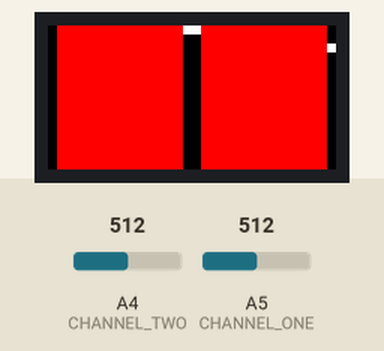
This sketch was run on a simulated Arduino Uno, built with avr-gcc and run on an emulated ATmega328P. Shown: 32×16 colour display. The test bench sets the inputs (shaded band); at power-on: A4 (CHANNEL_TWO) = 512, A5 (CHANNEL_ONE) = 512.

Above: at 1.2 s.
1.3 s: A4 (CHANNEL_TWO) set to 716
At 1.8 s:
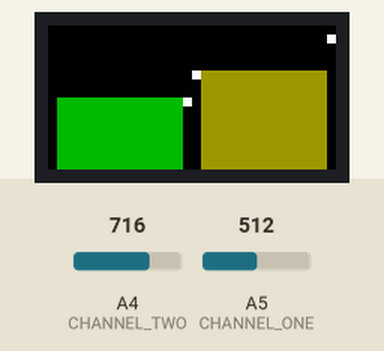
2.9 s: A5 (CHANNEL_ONE) set to 716
At 4.1 s:
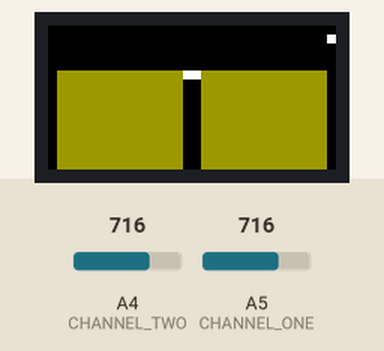
4.4 s: A4 (CHANNEL_TWO) set to 900
At 5.1 s:
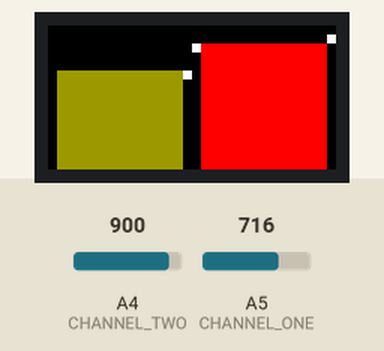
5.9 s: A5 (CHANNEL_ONE) set to 900
At 6.7 s:
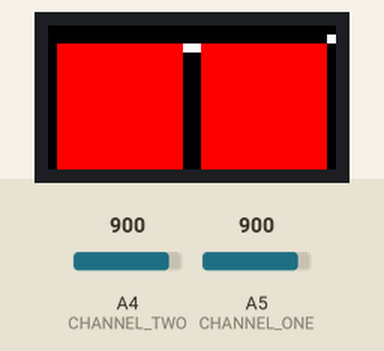
7.4 s: A4 (CHANNEL_TWO) set to 1023
At 8.6 s:
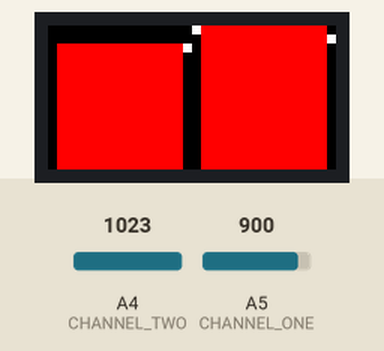
8.9 s: A5 (CHANNEL_ONE) set to 1023
At 9.6 s:
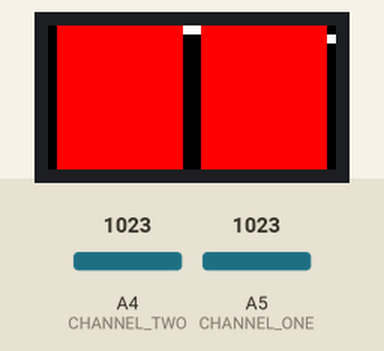
Timing chart, 0 to 11.4 s (numbered marks = the images above; inputs shaded):
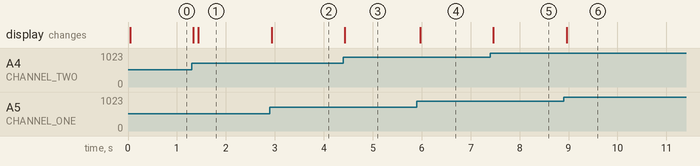

Measured:
- after the input at 1.3 s, the display: first changes at once (image 1 shows a later state)
- after the input at 2.9 s, the display: changes at once (image 2)
- after the input at 4.4 s, the display: changes at once (image 3)
- after the input at 5.9 s, the display: changes after 0.07 s (image 4)
- after the input at 7.4 s, the display: changes after 0.07 s (image 5)
- after the input at 8.9 s, the display: changes after 0.06 s (image 6)

The sketch:

spectrum_analyser.ino
```cpp
/*
 *  references:
 *
 *  spectrum shield
 *  https://learn.sparkfun.com/tutorials/spectrum-shield-hookup-guide
 *  https://www.szynalski.com/tone-generator/
 *
 *  16x32 led grid setup
 *  https://learn.adafruit.com/32x16-32x32-rgb-led-matrix/new-wiring
 *  https://learn.adafruit.com/32x16-32x32-rgb-led-matrix/connecting-with-jumper-wires
 *
 *  logic
 *  https://github.com/snskreationz/Real-Time-RGB-Matrix-Spectrum-Analyzer/blob/master/arduino_code_real_time_spectrum_analyzer.ino
 *  https://learn.adafruit.com/32x16-32x32-rgb-led-matrix/test-example-code
 *
 */

#include <Adafruit_GFX.h>   // Core graphics library
#include <RGBmatrixPanel.h> // Hardware-specific library
#include <SPI.h>

//Declare Spectrum Shield pin connections
#define STROBE 12 // 4 on the shield, moved on the arduino due to library conflict with RGBmatrixPanel
#define RESET 13 // 5 on the shield, moved on the arduino
#define CHANNEL_ONE  A5 // A1 moved
#define CHANNEL_TWO A4 // A0 moved

unsigned int freq_left[7];
unsigned int freq_right[7];
unsigned int amp_max;

#define RED_THRESHOLD 13
#define YELLOW_THRESHOLD 9
#define GREEN_THRESHOLD 5

// matrix connections
#define A   A0
#define B   A1
#define C   A2
#define CLK 8  // MUST be on PORTB!
#define LAT 10 // LAT == STROBE
#define OE  9
const bool double_buffering = false;
RGBmatrixPanel matrix(A, B, C, CLK, LAT, OE, double_buffering); // last argument is for double-buffering

// sensitivity
unsigned int sensitivity = 2; // this could come from a pot
const unsigned int MAX_SENSITIVITY = 12;
unsigned long previousMillis = 0;
const unsigned int interval = 1400;

void setup() {
  Serial.begin(9600);
  matrix.begin();

  //Set spectrum Shield pin configurations
  pinMode(STROBE, OUTPUT);
  pinMode(RESET, OUTPUT);
  pinMode(CHANNEL_ONE, INPUT);
  pinMode(CHANNEL_TWO, INPUT);
  digitalWrite(STROBE, HIGH);
  digitalWrite(RESET, HIGH);

  //Initialize Spectrum Analyzers
  digitalWrite(STROBE, LOW);
  delay(1);
  digitalWrite(RESET, HIGH);
  delay(1);
  digitalWrite(STROBE, HIGH);
  delay(1);
  digitalWrite(STROBE, LOW);
  delay(1);
  digitalWrite(RESET, LOW);
}

/*************Pull frquencies from Spectrum Shield****************/
void ReadFrequencies() {
  //Read frequencies for each band
  for (unsigned int freq_amp = 0; freq_amp < 7; freq_amp++)
  {
    digitalWrite(STROBE, LOW);                          // go to the next band
    delayMicroseconds(50);                              // gather some data
    freq_left[freq_amp] = analogRead(CHANNEL_ONE);
    freq_right[freq_amp] = analogRead(CHANNEL_TWO);
    digitalWrite(STROBE, HIGH);                         // reset the strobe pin

  }
}

void SerialOutput() {
  Serial.print("Left:   ");
  for (int i = 0; i < 7; i++)
  {
    Serial.print(freq_left[i]);
    Serial.print("  ");
  }
  Serial.println();
  Serial.print("Right:   ");
  for (int i = 0; i < 7; i++)
  {
    Serial.print(freq_right[i]);
    Serial.print("  ");
  }
  Serial.println();
}

void PlotFrequencies() {

  // lightcolumns(0, 0);
  unsigned int left_total = 0;
  unsigned int right_total = 0;

  for (unsigned int i = 1; i < 15; i += 2) {
    unsigned int idx = (i - 1) / 2;
    lightcolumns(i, freq_left[idx]);
    lightcolumns(i + 1, freq_left[idx]);
    left_total += freq_left[idx];
  }

  for (unsigned int j = 17; j < 31; j += 2) {
    unsigned int idx = (j - 17) / 2;
    lightcolumns(j, freq_right[idx]);
    lightcolumns(j + 1, freq_right[idx]);
    right_total += freq_right[idx];
  }

  lightcolumns(15, int(left_total / 7 ));
  lightcolumns(16, int(right_total / 7 ));

  // lightcolumns(31, sensitivity - 1);
  for (unsigned int k = 0; k < 16; k++) {
    if (k == sensitivity)
      matrix.drawPixel(31, k, matrix.Color333(7, 7, 7));
    else
      matrix.drawPixel(31, k, matrix.Color333(0, 0, 0));
  }

  if (double_buffering)
    matrix.swapBuffers(false); // we're only able to use single-buffering due to SRAM limitations
}

void lightcolumns(unsigned int row_num, unsigned int amp_1024)
{
  if (amp_1024 > 32)
    amp_1024 -= 32;  // trim some low end noise
  else
    amp_1024 = 0;
  unsigned int amplitude = int((amp_1024 * sensitivity) / 63.5);

  if (amplitude > amp_max && amplitude < 16)
    amp_max = amplitude;

  for (unsigned int y = 0; y < 16; y++) {

    if (row_num == 15 || row_num == 16) {
      if (y == amplitude)
        matrix.drawPixel(row_num, 15 - y, matrix.Color333(7, 7, 7));
      else
        matrix.drawPixel(row_num, 15 - y, matrix.Color333(0, 0, 0));

    } else if (amplitude >= y) {

      if (amplitude >= RED_THRESHOLD)
        matrix.drawPixel(row_num, 15 - y, matrix.Color333(7, 0, 0));

      else if (amplitude >= YELLOW_THRESHOLD)
        matrix.drawPixel(row_num, 15 - y, matrix.Color333(4, 4, 0));

      else if (amplitude >= GREEN_THRESHOLD)
        matrix.drawPixel(row_num, 15 - y, matrix.Color333(0, 5, 0));

      else
        matrix.drawPixel(row_num, 15 - y, matrix.Color333(0, 0, 7));

    } else {
      matrix.drawPixel(row_num, 15 - y, matrix.Color333(0, 0, 0));
    }
  }
}

void loop() {
  unsigned long currentMillis = millis();

  if (currentMillis - previousMillis >= interval) {
    previousMillis = currentMillis;

    if (amp_max < 10 and sensitivity <= MAX_SENSITIVITY)
      sensitivity += 1;
    else if (amp_max >= 15 and sensitivity > 1)
      sensitivity -= 1;

    amp_max = 0;
  }

  ReadFrequencies();
  // SerialOutput();
  PlotFrequencies();

  delay(20);
}
```
